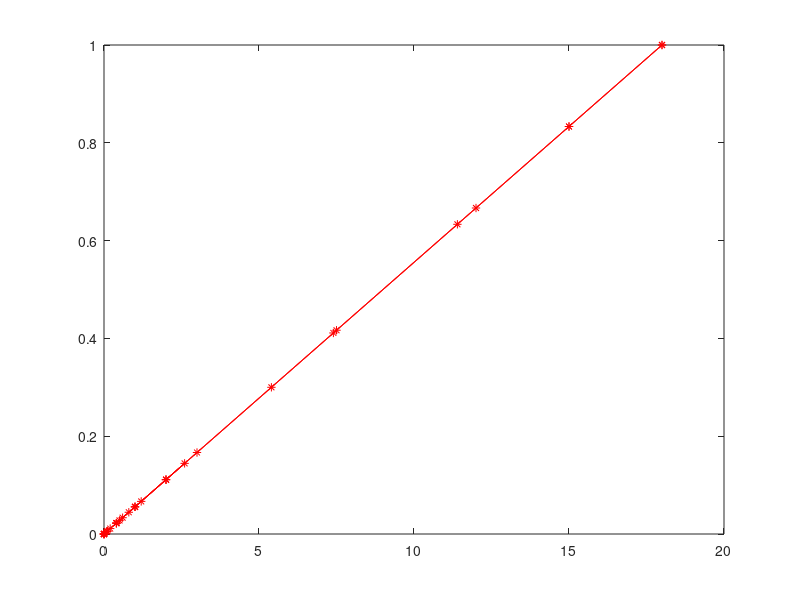

MATLAB code for this plot:
#! /usr/bin/octave -qf

clear all;
close all;
format long;

outfile = 'antenna_data.dat';

data=load('antenna_data.csv');
ang = data(:,2);
Udc = data(:,2);
disp(max(Udc));
Udc_norm = Udc./max(Udc);

plot(ang,Udc_norm,'r*-')

outdata = [ang, Udc_norm];
fh=fopen(outfile,'wt');
fprintf(fh,'%14.6f %14.6f\n',outdata'(:)');
fclose(fh);
disp('done!')
pause;
